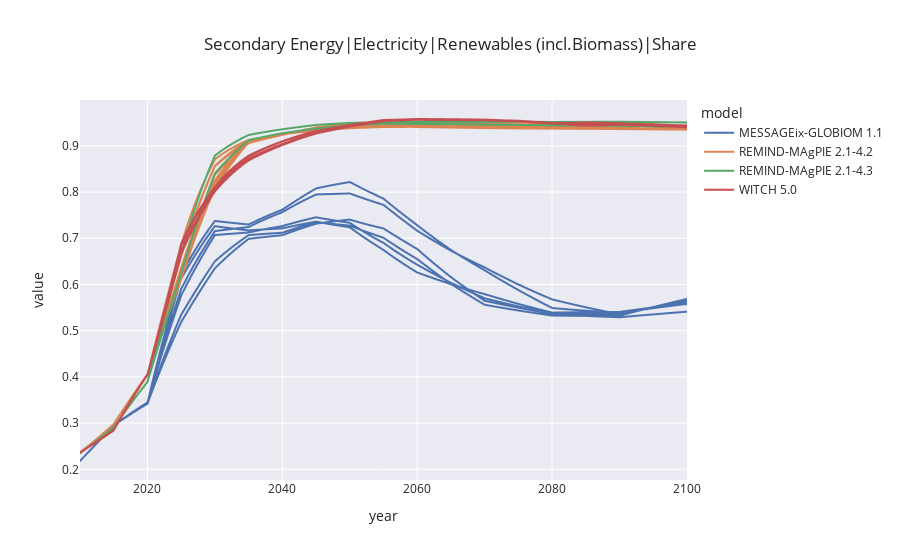

This figure's notebook cell:
### Markdown cell above
## Secondary Energy|Electricity Renewables

### Code cell
dfpins = plot_line(dfp, variable='Secondary Energy|Electricity|Renewables (incl.Biomass)|Share')#, years=range(2020,2051))
